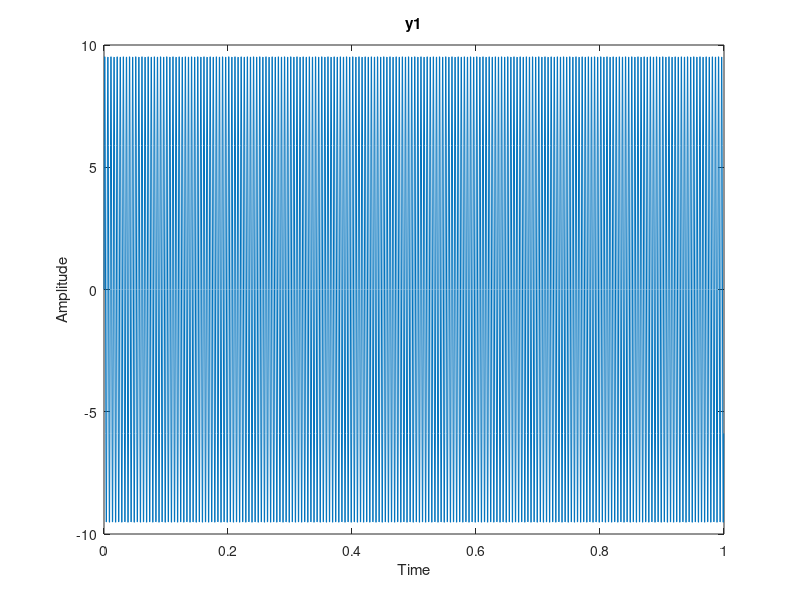
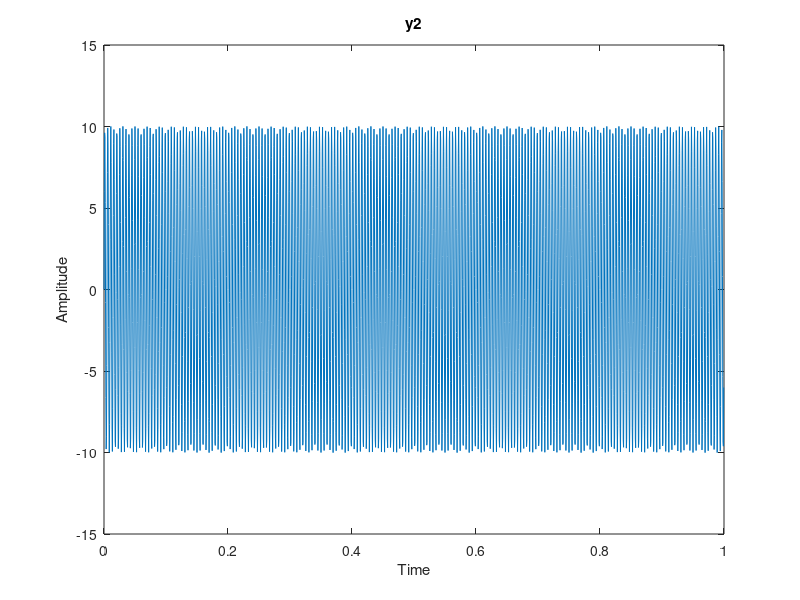
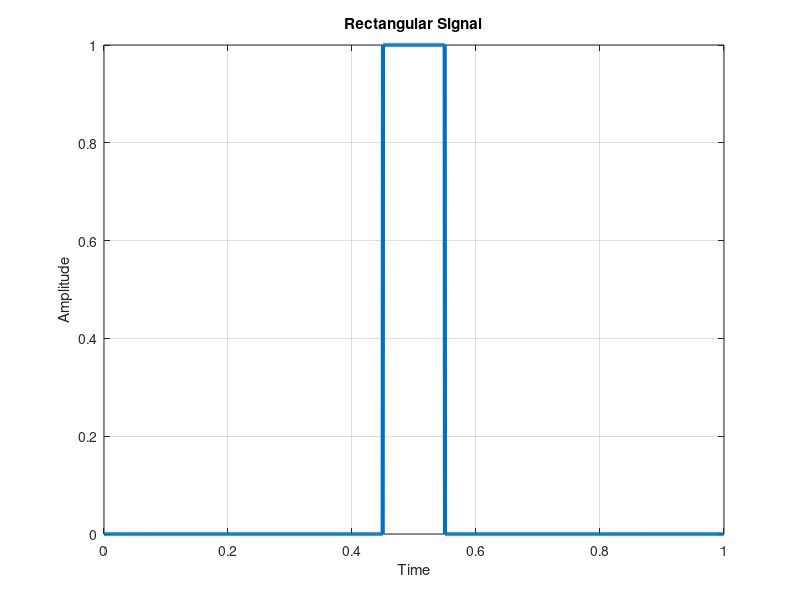
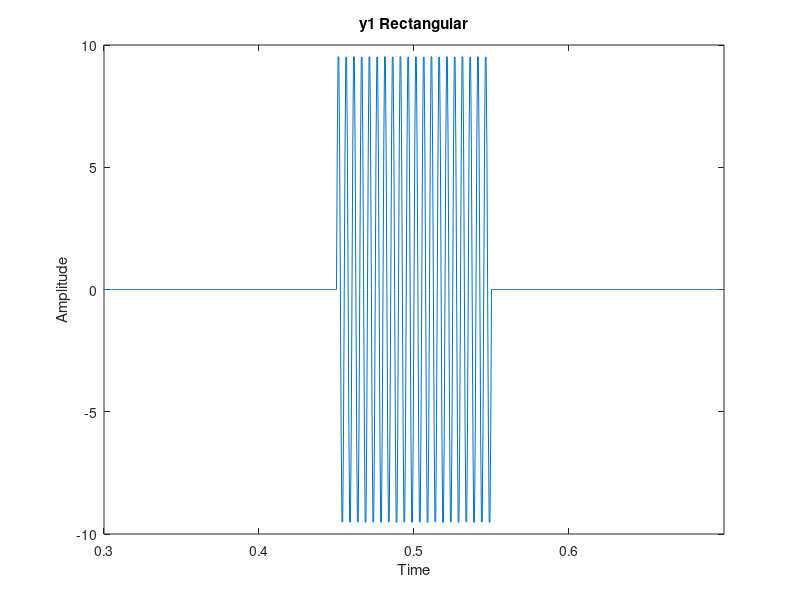

Here is the MATLAB script that generated these plots, in order:
clear all;
clc;
close all;

% input
a1 = 10;
a2 = 0.01;
f1 = 200;
f2 = 205;
f3 = 300;
t_gen = 1;
fd = 2000;
N = 200;
t = 0:1/fd:t_gen-1/fd;

y1 = a1*sin(2*pi*f1*t) + a2*sin(2*pi*f3*t);
y2 = a1*sin(2*pi*f2*t) + a2*sin(2*pi*f3*t);

figure;
plot(t, y1);
title('y1');
xlabel('Time');
ylabel('Amplitude');

figure;
plot(t, y2);
title('y2');
xlabel('Time');
ylabel('Amplitude');


rect_signal = zeros(size(t));
window = (length(t)/2 - ceil(N/2)+1):(length(t)/2 + ceil(N/2));
rect_signal(window) = 1;

figure;
plot(t, rect_signal, 'LineWidth', 3);
xlabel('Time');
ylabel('Amplitude');
title('Rectangular Signal');
grid on;

y1_rect = y1.*rect_signal; % window overlay

figure;
plot(t, y1_rect);
title('y1 Rectangular');
xlabel('Time');
ylabel('Amplitude');
xlim([0.3, 0.7]);

y2_rect = y2.*rect_signal; % window overlay

figure;
plot(t, y2_rect);
title('y2 Rectangular');
xlabel('Time');
ylabel('Amplitude');
xlim([0.3, 0.7]);


%4
Y1 = fft(y1);
Y2 = fft(y2);

f = (0:length(Y1)-1)*fd/length(Y1);

% spectre of y1
figure;
plot(f, abs(Y1));
title('Spectrum of Signal y1');
xlabel('Frequency (Hz)');
ylabel('Amplitude');

% spectre of y2
figure;
plot(f, abs(Y2));
title('Spectrum of Signal y2');
xlabel('Frequency (Hz)');
ylabel('Amplitude');

%y1
new_sign = y1_rect(window);
f_new = (0:length(new_sign)-1)/length(new_sign)*fd;
figure;
stem(f_new, abs(fft(new_sign)), 'r');
hold on;
plot(t*fd, abs(fft(y1_rect)));

title('Spectrum of Limited Signal (Stem Plot) y1');
xlabel('Frequency (Hz)');
ylabel('Amplitude');
xlim([0 400]);

%y2
new_sign = y2_rect(window);

figure;
stem(f_new, abs(fft(new_sign)), 'r');
hold on;
plot(t*fd, abs(fft(y2_rect)));
title('Spectrum of Limited Signal (Stem Plot) y2');
xlabel('Frequency (Hz)');
ylabel('Amplitude');
xlim([0 400]);

%%%%%%%%%%%%%%%%%%%%%%%%%%%%%
% Blackman-Harris Window
rect_signal_bh = zeros(size(t));
rect_signal(window) = blackmanharris(length(window));

y2_rect_bh = y2.*rect_signal;

figure;
plot(t, y2_rect_bh);
title('y2 Rectangular');
xlabel('Time');
ylabel('Amplitude');
xlim([0.3, 0.7]);

%spectre

Y2_bh = fft(y2_rect_bh);
figure;
plot(f, abs(Y2_bh));
title('Spectrum of Signal y2 Blackman-Harris Window');
xlabel('Frequency (Hz)');
ylabel('Amplitude(dB)');

semilogy(f,abs(Y2_bh))

figure;
plot(f, abs(Y2_bh));
title('Spectrum of Signal y2 Blackman-Harris Window xlim=400');
xlabel('Frequency (Hz)');
ylabel('Amplitude(dB)');

semilogy(f,abs(Y2_bh))
xlim([0 400]);

%%%%%%%%%%%%%%%%%

Y2_rect = fft(y2_rect);
semilogy(f,abs(Y2_rect))

figure;
plot(f, abs(Y2_rect));
title('Spectrum of Signal y2 Blackman-Harris Window xlim=400');
xlabel('Frequency (Hz)');
ylabel('Amplitude(dB)');

semilogy(f,abs(Y2_rect))
xlim([0 400]);
